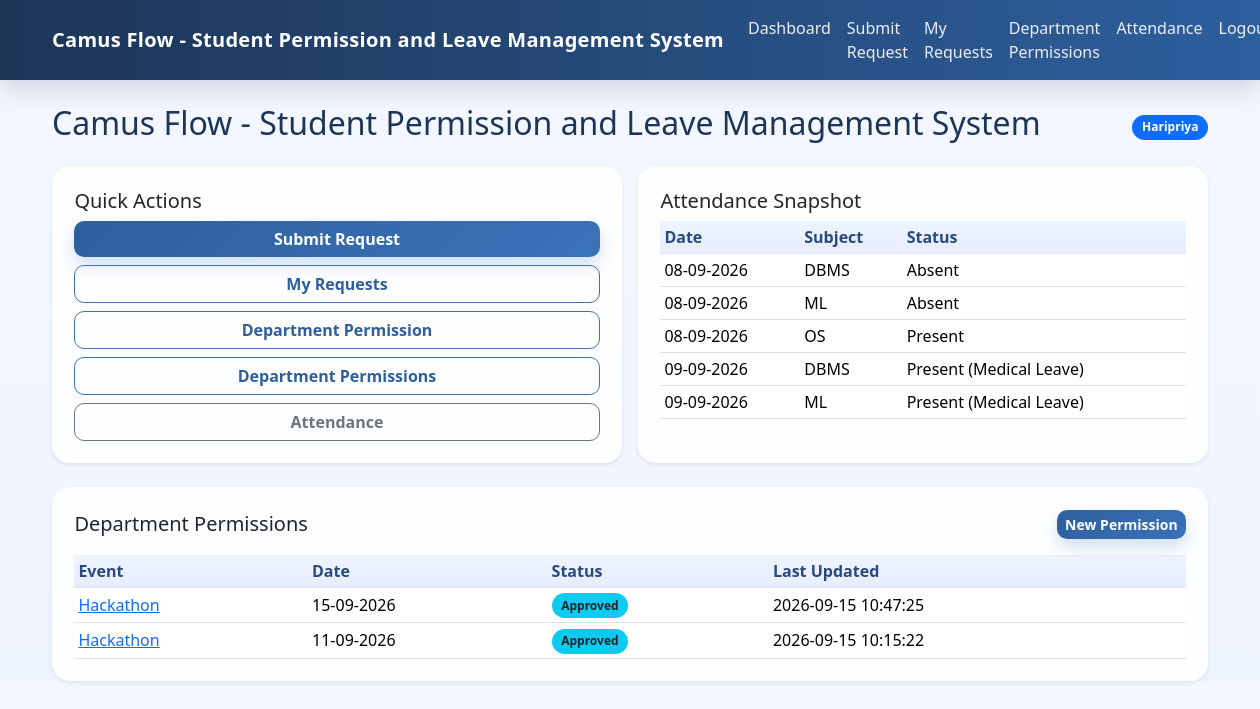
The page /student/dashboard (signed in) on the database its author committed.
### tables this page shows
CREATE TABLE users (
                id INTEGER PRIMARY KEY AUTOINCREMENT,
                name TEXT NOT NULL,
                email TEXT NOT NULL UNIQUE,
                password_hash TEXT NOT NULL,
                role TEXT NOT NULL,
                student_id TEXT DEFAULT NULL
            );

CREATE TABLE attendance (
                id INTEGER PRIMARY KEY AUTOINCREMENT,
                student_id TEXT NOT NULL,
                subject TEXT NOT NULL,
                attendance_date TEXT NOT NULL,
                status TEXT NOT NULL
            );

CREATE TABLE department_permissions (
                id INTEGER PRIMARY KEY AUTOINCREMENT,
                student_id TEXT NOT NULL,
                event_name TEXT NOT NULL,
                organization TEXT DEFAULT NULL,
                date TEXT NOT NULL,
                start_time TEXT NOT NULL,
                end_time TEXT NOT NULL,
                venue TEXT DEFAULT NULL,
                purpose TEXT NOT NULL,
                reason TEXT DEFAULT NULL,
                document_path TEXT DEFAULT NULL,
                status TEXT NOT NULL,
                coordinator_remark TEXT DEFAULT NULL,
                hod_remark TEXT DEFAULT NULL,
                created_at TEXT DEFAULT CURRENT_TIMESTAMP,
                updated_at TEXT DEFAULT CURRENT_TIMESTAMP
            );

### app.py (the view)
        def wrapped(*args, **kwargs):
            if 'user_id' not in session:
                flash('Please log in first.', 'warning')
                return redirect(url_for('login'))
            user = get_user_by_id(session['user_id'])
            if not user:
                session.clear()
                flash('Session expired. Please log in again.', 'warning')
                return redirect(url_for('login'))
            if role and user['role'] != role:
                flash('You do not have access to this page.', 'danger')
                return redirect(get_role_dashboard(user['role']))
            return func(*args, **kwargs)

### app.py (called while the page is built)
def format_date_for_display(value):
    if not value:
        return value
    value = str(value).strip()
    if not value:
        return value
    for fmt in ('%Y-%m-%d', '%d-%m-%Y', '%d/%m/%Y', '%d.%m.%Y', '%d-%m-%y', '%d/%m/%y', '%d.%m.%y', '%Y/%m/%d', '%d %B %Y', '%d %b %Y'):
        try:
            return datetime.strptime(value, fmt).strftime('%d-%m-%Y')
        except ValueError:
            pass
    return value

@app.context_processor
def inject_global_helpers():
    return {'get_user_by_id': get_user_by_id, 'format_date_for_display': format_date_for_display}

def login_required(role=None):
    def decorator(func):
        def wrapped(*args, **kwargs):
            if 'user_id' not in session:
                flash('Please log in first.', 'warning')
                return redirect(url_for('login'))
            user = get_user_by_id(session['user_id'])
            if not user:
                session.clear()
                flash('Session expired. Please log in again.', 'warning')
                return redirect(url_for('login'))
            if role and user['role'] != role:
                flash('You do not have access to this page.', 'danger')
                return redirect(get_role_dashboard(user['role']))
            return func(*args, **kwargs)
        wrapped.__name__ = func.__name__
        return wrapped
    return decorator

@app.route('/student/dashboard')
@login_required('student')
def student_dashboard():
    user = get_user_by_id(session['user_id'])
    attendance = get_student_attendance(user['student_id'])
    requests = get_requests_for_student(user['student_id'])
    permissions = get_department_permissions_for_student(user['student_id'])
    return render_template('student_dashboard.html', user=user, attendance=attendance, requests=requests, permissions=permissions)

### database.py (called while the page is built, shortened)
def row_to_dict(row, columns=None):
    if row is None:
        return None
    if isinstance(row, dict):
        return row
    if columns is None:
        return dict(row)
    return dict(zip(columns, row))

def rows_to_list(rows, columns=None):
    if not rows:
        return []
    if isinstance(rows[0], dict):
        return rows
    if columns is None:
        return [dict(row) for row in rows]
    return [dict(zip(columns, row)) for row in rows]

def get_db_connection():
    global USE_SQLITE
    if USE_SQLITE:
        conn = sqlite3.connect('leave_reconciliation.db')
        conn.row_factory = sqlite3.Row
        return conn

### templates/student_dashboard.html
{% extends 'base.html' %}
{% block content %}
<div class="d-flex justify-content-between align-items-center mb-3">
    <h2>Camus Flow - Student Permission and Leave Management System</h2>
    <span class="badge bg-primary">{{ user.name }}</span>
</div>
<div class="row g-3">
    <div class="col-md-6">
        <div class="card h-100 border-0 shadow-sm">
            <div class="card-body">
                <h5 class="card-title">Quick Actions</h5>
                <div class="d-grid gap-2">
                    <a href="{{ url_for('submit_request') }}" class="btn btn-primary">Submit Request</a>
                    <a href="{{ url_for('my_requests') }}" class="btn btn-outline-primary">My Requests</a>
                    <a href="{{ url_for('department_permission_submit') }}" class="btn btn-outline-primary">Department Permission</a>
                    <a href="{{ url_for('department_permissions') }}" class="btn btn-outline-primary">Department Permissions</a>
                    <a href="{{ url_for('student_attendance') }}" class="btn btn-outline-secondary">Attendance</a>
                </div>
            </div>
        </div>
    </div>
    <div class="col-md-6">
        <div class="card h-100 border-0 shadow-sm">
            <div class="card-body">
                <h5 class="card-title">Attendance Snapshot</h5>
                {% if attendance %}
                    <div class="table-responsive">
                        <table class="table table-sm">
                            <thead>
                                <tr><th>Date</th><th>Subject</th><th>Status</th></tr>
                            </thead>
                            <tbody>
                                {% for row in attendance[:5] %}
                                <tr>
                                    <td>{{ format_date_for_display(row.attendance_date) }}</td>
                                    <td>{{ row.subject }}</td>
                                    <td>{{ row.status }}</td>
                                </tr>
                                {% endfor %}
                            </tbody>
                        </table>
                    </div>
                {% else %}
                    <p class="text-muted mb-0">No attendance records available.</p>
                {% endif %}
            </div>
        </div>
    </div>
</div>
<div class="card border-0 shadow-sm mt-4">
    <div class="card-body">
        <div class="d-flex justify-content-between align-items-center mb-3">
            <h5 class="card-title mb-0">Department Permissions</h5>
            <a href="{{ url_for('department_permission_submit') }}" class="btn btn-sm btn-primary">New Permission</a>
        </div>
        {% if permissions %}
        <div class="table-responsive">
            <table class="table table-sm align-middle mb-0">
                <thead><tr><th>Event</th><th>Date</th><th>Status</th><th>Last Updated</th></tr></thead>
                <tbody>
                {% for permission in permissions[:5] %}
                    <tr>
                        <td><a href="{{ url_for('department_permission_detail', permission_id=permission.id) }}">{{ permission.event_name }}</a></td>
                        <td>{{ format_date_for_display(permission.date) }}</td>
                        <td><span class="badge bg-info text-dark">{{ permission.status }}</span></td>
                        <td>{{ permission.updated_at }}</td>
                    </tr>
                {% endfor %}
                </tbody>
            </table>
        </div>
        {% else %}<p class="text-muted mb-0">No department permissions submitted yet.</p>{% endif %}
    </div>
</div>
{% endblock %}

### templates/base.html (shortened to what this page needs)
<!DOCTYPE html>
<html lang="en">
<head>
    <link href="https://cdn.jsdelivr.net/npm/bootstrap@5.3.3/dist/css/bootstrap.min.css" rel="stylesheet">
    <link rel="stylesheet" href="{{ url_for('static', filename='style.css') }}">
</head>
<body>
    <nav class="navbar navbar-expand-lg navbar-dark bg-dark">
        <div class="container">
            <a class="navbar-brand" href="#">Camus Flow - Student Permission and Leave Management System</a>
            <div class="collapse navbar-collapse" id="mainNav">
                <ul class="navbar-nav ms-auto">
                    {% if session.get('user_id') %}
                        {% set user = get_user_by_id(session['user_id']) %}
                        {% if user and user.role == 'student' %}
                            <li class="nav-item"><a class="nav-link" href="{{ url_for('student_dashboard') }}">Dashboard</a></li>
                            <li class="nav-item"><a class="nav-link" href="{{ url_for('submit_request') }}">Submit Request</a></li>
                            <li class="nav-item"><a class="nav-link" href="{{ url_for('my_requests') }}">My Requests</a></li>
                            <li class="nav-item"><a class="nav-link" href="{{ url_for('department_permissions') }}">Department Permissions</a></li>
                            <li class="nav-item"><a class="nav-link" href="{{ url_for('student_attendance') }}">Attendance</a></li>
                        {% elif user and user.role == 'coordinator' %}
                            <li class="nav-item"><a class="nav-link" href="{{ url_for('coordinator_dashboard') }}">Dashboard</a></li>
                            <li class="nav-item"><a class="nav-link" href="{{ url_for('coordinator_dashboard') }}#department-permissions">Department Permissions</a></li>
                        {% elif user and user.role == 'hod' %}
                            <li class="nav-item"><a class="nav-link" href="{{ url_for('hod_dashboard') }}">Dashboard</a></li>
                            <li class="nav-item"><a class="nav-link" href="{{ url_for('hod_dashboard') }}#department-permissions">Department Permissions</a></li>
                        {% endif %}
                        <li class="nav-item"><a class="nav-link" href="{{ url_for('logout') }}">Logout</a></li>
                    {% endif %}
                </ul>
            </div>
        </div>
    </nav>
    <div class="container mt-4">
        {% block content %}{% endblock %}
    </div>
</body>
</html>

### static/style.css (style rules this page uses)
body { background: linear-gradient(180deg, #f4f7ff 0%, #eef4ff 100%); font-family: 'Segoe UI', Tahoma, Geneva, Verdana, sans-serif; color: #1f2a37; }
.navbar { background: linear-gradient(90deg, #1d3557 0%, #2d5f9d 100%) !important; box-shadow: 0 8px 24px rgba(29, 53, 87, 0.18); }
.navbar-brand { font-weight: 700; letter-spacing: 0.3px; }
.nav-link { color: rgba(255,255,255,0.9) !important; transition: opacity 0.2s ease; }
.container { max-width: 1180px; }
.card { border: 1px solid rgba(93, 125, 172, 0.12); border-radius: 18px; box-shadow: 0 10px 28px rgba(15, 23, 42, 0.06); background: rgba(255,255,255,0.9); }
.card-body { padding: 1.4rem; }
.table { border-collapse: separate; border-spacing: 0; overflow: hidden; }
.table th { background: linear-gradient(180deg, #eef4ff 0%, #e7ecff 100%); color: #294a7a; border-bottom: 1px solid #dbe5ff; font-weight: 700; }
.table td { vertical-align: middle; }
.btn { border-radius: 10px; font-weight: 600; transition: transform 0.15s ease, box-shadow 0.2s ease; }
.btn-primary { background: linear-gradient(135deg, #2d5f9d 0%, #3b73b9 100%); border: none; box-shadow: 0 8px 16px rgba(61, 115, 185, 0.22); }
.btn-outline-primary { border-color: #3b73b9; color: #2d5f9d; }
.badge { border-radius: 999px; padding: 0.55em 0.8em; }
h2, h5 { color: #1d3557; }

### rows shown on the page
users: name "Haripriya"
attendance: attendance_date "08-09-2026", subject "DBMS", status "Absent"
attendance: attendance_date "08-09-2026", subject "ML", status "Absent"
attendance: attendance_date "08-09-2026", subject "OS", status "Present"
attendance: attendance_date "09-09-2026", subject "DBMS", status "Present (Medical Leave)"
attendance: attendance_date "09-09-2026", subject "ML", status "Present (Medical Leave)"
department_permissions: event_name "Hackathon", date "15-09-2026", status "Approved", updated_at "2026-09-15 10:47:25"
department_permissions: event_name "Hackathon", date "11-09-2026", status "Approved", updated_at "2026-09-15 10:15:22"
